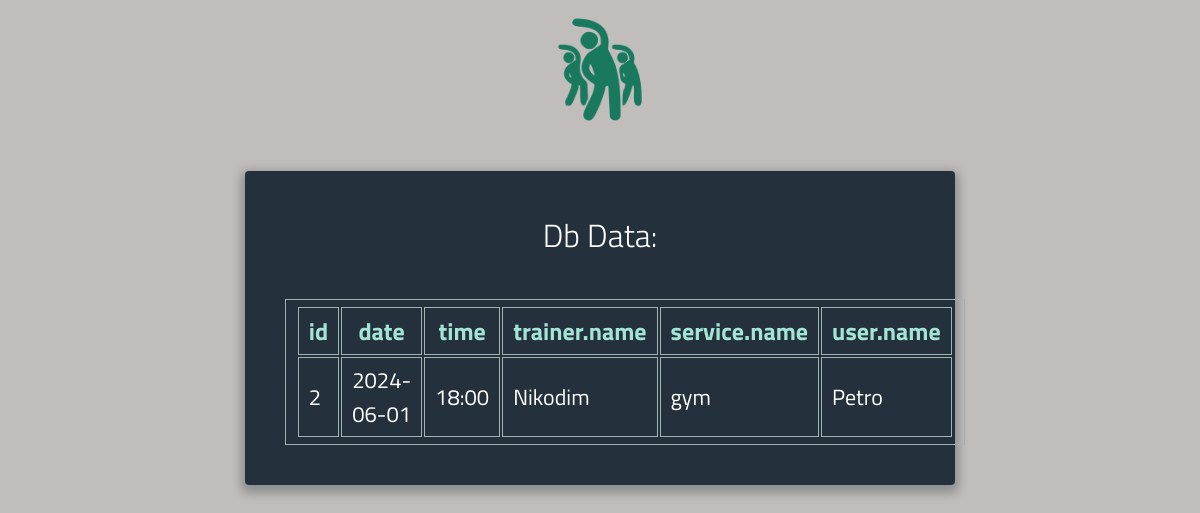
The app's page /user/reservations/2 (signed in) with its own data.
### db_model.py (models this page shows)
class Reservation(Base):
    __tablename__ = 'reservation'
    id = Column(Integer, primary_key=True, unique=True, autoincrement=True)
    trainer = Column(Integer, ForeignKey('trainer.id'), nullable=False)
    user = Column(Integer, ForeignKey('user.id'), nullable=False)
    service = Column(Integer, ForeignKey('service.id'), nullable=False)
    date = Column(String(10), nullable=False)
    time = Column(String(10), nullable=False)

class Trainer(Base):
    __tablename__ = 'trainer'
    id = Column(Integer, primary_key=True, unique=True, autoincrement=True, nullable=False)
    name = Column(String(50), nullable=False)
    fitness_center = Column(Integer, ForeignKey('fitness_center.id'), nullable=False)
    age = Column(Integer, default=18, nullable=False)
    sex = Column(String(6), nullable=False)

class Service(Base):
    __tablename__ = 'service'
    id = Column(Integer, primary_key=True, unique=True, autoincrement=True, nullable=False)
    name = Column(String(50), nullable=False)
    duration = Column(Integer, default=0, nullable=False)
    description = Column(String(50), nullable=False)
    price = Column(Integer, default=0, nullable=False)
    fitness_center = Column(Integer, ForeignKey('fitness_center.id'), nullable=False)
    max_attendees = Column(Integer, default=1, nullable=False)

class User(Base):
    __tablename__ = 'user'
    id = Column(Integer, primary_key=True, unique=True, autoincrement=True)
    name = Column(String(50), nullable=False)
    login = Column(String(50), unique=True, nullable=False)
    password = Column(String(50), nullable=False)
    birth_date = Column(String(50), default='2000-01-01', nullable=False)
    phone = Column(String(50), nullable=False)
    funds = Column(Integer, default=0, nullable=False)
    email = Column(String(100), nullable=False)

### app.py (the view)
@app.route('/user/reservations/<int:reservation_id>', methods=['GET', 'POST'])
@auth
def user_reservation(reservation_id):
    if request.method == 'GET':
        db = Db()
        columns = (db_model.Reservation.id, db_model.Reservation.date, db_model.Reservation.time,
                   db_model.Trainer.name.label('trainer.name'),
                   db_model.Service.name.label('service.name'),
                   db_model.User.name.label('user.name'))
        data = (db.session.query(*columns).join(db_model.User).join(db_model.Service).join(db_model.Trainer)).filter(
            db_model.User.id == session.get('user_id'), db_model.Reservation.id == reservation_id).first()
        return render_template('db_data_single.html', result=convert_db_query_data(data))
    return f'user reservation "{reservation_id}" endpoint'

### app.py (called while the page is built)
def auth(func):
    @wraps(func)
    def wrapper(*args, **kwargs):
        if session.get('user_id') is None:
            return redirect('/login')
        return func(*args, **kwargs)
    return wrapper

def convert_db_query_data(query_data):
    if query_data is None:
        return {}
    elif type(query_data) is list:
        return [el._asdict() for el in query_data]
    return query_data._asdict()

### db_orm.py (called while the page is built)
    def _init_db(self):
        Base.query = self.session.query_property()
        Base.metadata.create_all(bind=self.engine)

### templates/db_data_single.html (shortened to what this page needs)
{% extends "base.html" %}
{% block content %}
<div id="data">
          <h1>Db Data:</h1>
          {% if result %}
          <table>
              <tr>
              {% for key in result.keys() %}
              <th> {{ key }} </th>
              {% endfor %}
              </tr>
              <tr>
              {% for value in result.values() %}
              <td> {{ value }} </td>
              {% endfor %}
              </tr>
         </table>
        {% endif %}
        </div>
{% endblock %}

### records on screen
Reservation: date "2024-06-01", time "18:00"
Trainer: name "Nikodim"
Service: name "gym"
User: name "Petro"

### other values on screen
{{ key }} "id" "date" "time" "trainer.name" "service.name" "user.name"
{{ value }} "2"
